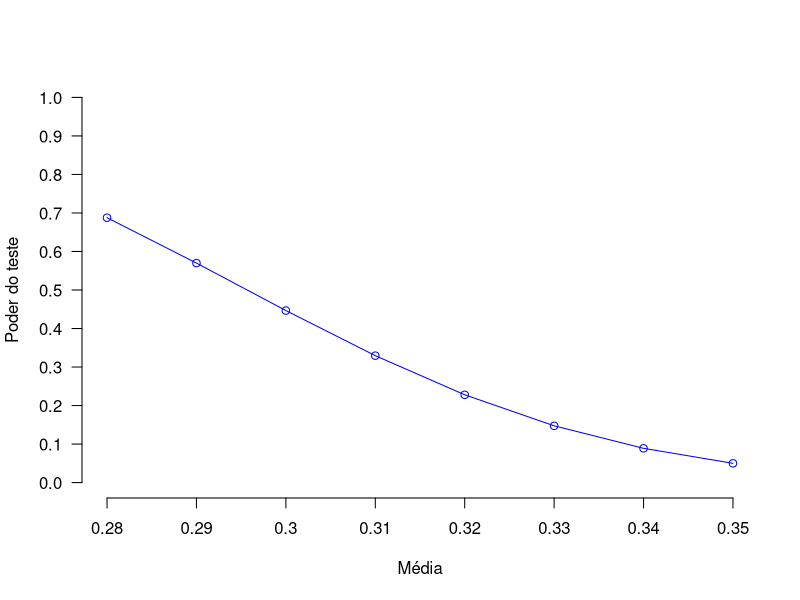

This chart was generated by the following R code:
library(pwr)

poder_do_teste = function(p, p0) {
	h = ES.h(p, p0)
	poder = pwr.p.test(h, n=200, sig.level=0.05, power=NULL, alternative="less")
	poder[[4]]
} 

poder = c(
poder_do_teste(0.28, 0.35),
poder_do_teste(0.29, 0.35),
poder_do_teste(0.3, 0.35),
poder_do_teste(0.31, 0.35),
poder_do_teste(0.32, 0.35),
poder_do_teste(0.33, 0.35),
poder_do_teste(0.34, 0.35),
poder_do_teste(0.35, 0.35)
)

print(poder) 

png("poderDoTesteProporcao.png")
plot(poder, type="o", col="blue", ylim=c(0,1), axes=FALSE, ann=FALSE)

axis(1, at=1:8, lab=c(0.28, 0.29, .3, .31, 0.32, 0.33, 0.34, 0.35))
title(xlab="Média", col.lab="black")

axis(2, las=1, at=c(0, 0.1, 0.2, 0.3, 0.4, 0.5, 0.6, 0.7, 0.8, 0.9, 1))
title(ylab="Poder do teste", col.lab="black")
